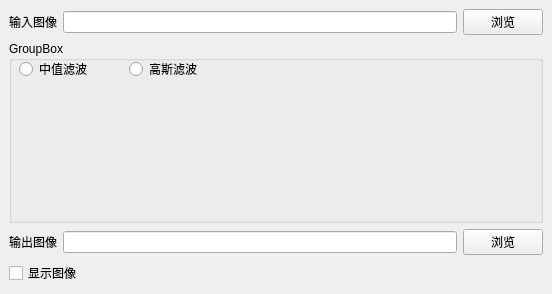
<?xml version="1.0" encoding="UTF-8"?>
<ui version="4.0">
 <class>MainWindow</class>
 <widget class="QMainWindow" name="MainWindow">
  <property name="geometry">
   <rect>
    <x>0</x>
    <y>0</y>
    <width>552</width>
    <height>294</height>
   </rect>
  </property>
  <property name="windowTitle">
   <string>MainWindow</string>
  </property>
  <widget class="QWidget" name="centralwidget">
   <layout class="QGridLayout" name="gridLayout">
    <item row="0" column="0">
     <layout class="QHBoxLayout" name="horizontalLayout">
      <item>
       <widget class="QLabel" name="label">
        <property name="text">
         <string>输入图像</string>
        </property>
       </widget>
      </item>
      <item>
       <widget class="QLineEdit" name="lineEdit"/>
      </item>
      <item>
       <widget class="QPushButton" name="pushButton">
        <property name="text">
         <string>浏览</string>
        </property>
       </widget>
      </item>
     </layout>
    </item>
    <item row="1" column="0">
     <widget class="QGroupBox" name="groupBox">
      <property name="title">
       <string>GroupBox</string>
      </property>
      <widget class="QRadioButton" name="guassianblurradiobutton">
       <property name="geometry">
        <rect>
         <x>120</x>
         <y>20</y>
         <width>89</width>
         <height>16</height>
        </rect>
       </property>
       <property name="text">
        <string>高斯滤波</string>
       </property>
      </widget>
      <widget class="QRadioButton" name="medianBlurRadioButton">
       <property name="geometry">
        <rect>
         <x>10</x>
         <y>20</y>
         <width>89</width>
         <height>16</height>
        </rect>
       </property>
       <property name="text">
        <string>中值滤波</string>
       </property>
      </widget>
     </widget>
    </item>
    <item row="2" column="0">
     <layout class="QHBoxLayout" name="horizontalLayout_2">
      <item>
       <widget class="QLabel" name="label_2">
        <property name="text">
         <string>输出图像</string>
        </property>
       </widget>
      </item>
      <item>
       <widget class="QLineEdit" name="outputLineEdit"/>
      </item>
      <item>
       <widget class="QPushButton" name="pushButton_2">
        <property name="text">
         <string>浏览</string>
        </property>
       </widget>
      </item>
     </layout>
    </item>
    <item row="3" column="0">
     <widget class="QCheckBox" name="displayimagecheckbox">
      <property name="text">
       <string>显示图像</string>
      </property>
     </widget>
    </item>
   </layout>
  </widget>
 </widget>
 <resources/>
 <connections/>
</ui>
